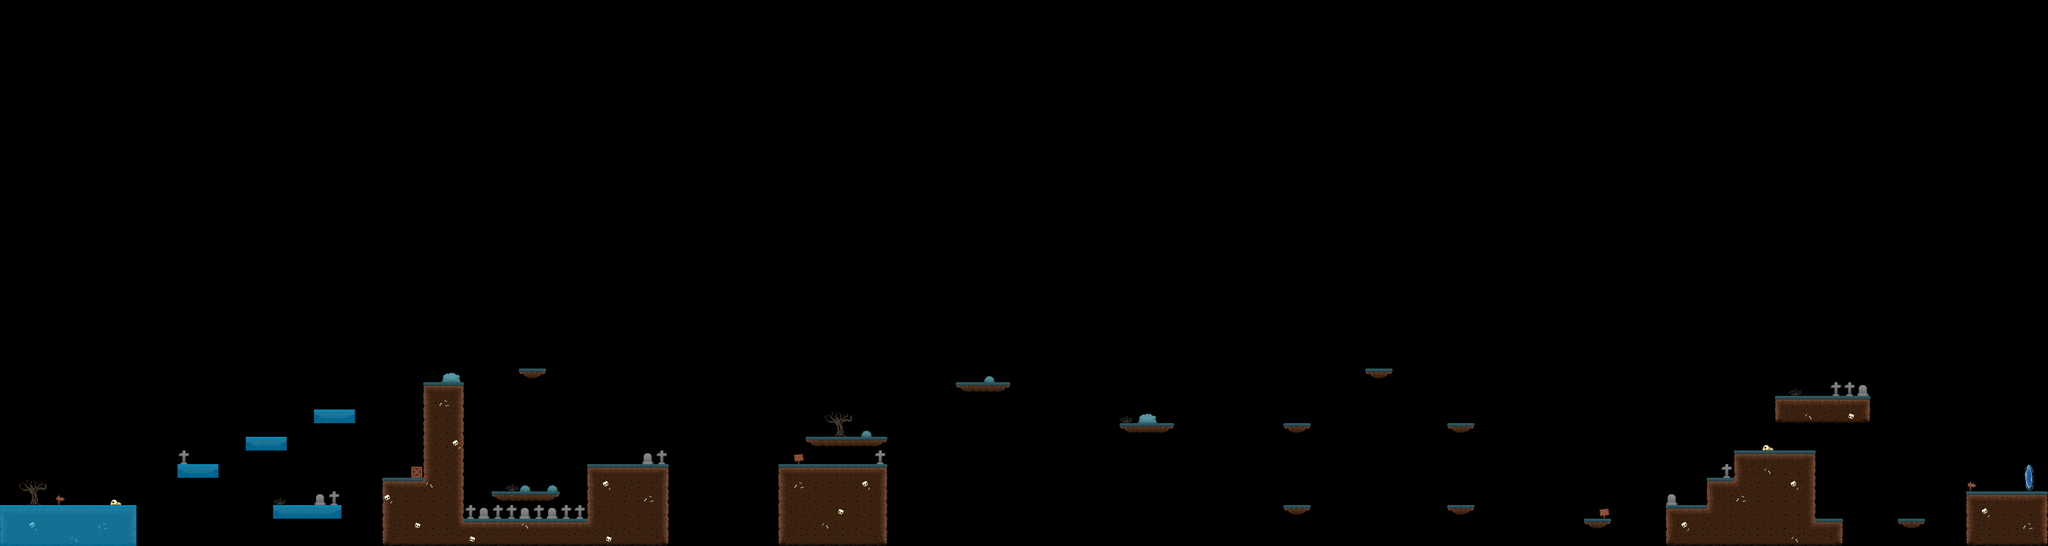

This is a level from a 2D game, rendered from its Tiled map with the project's own tilesets. A one-line summary and the map file follow, with tile-layer data summarised:
An orthogonal 150x40 tile map with 32x32 px tiles, 3 tile layers (Platforms, Details, Pathfinding), 2 tilesets and 47 objects (31x Collider, 15x Death, Level).

<map version="1.2" tiledversion="1.2.5" orientation="orthogonal" renderorder="right-down" width="150" height="40" tilewidth="32" tileheight="32" infinite="0" nextlayerid="5" nextobjectid="59">
 <tileset firstgid="1" name="Tile" tilewidth="32" tileheight="32" tilecount="78" columns="13">
  <image source="Tile.png" width="416" height="192" />
 </tileset>
 <tileset firstgid="79" name="path" tilewidth="32" tileheight="32" tilecount="1" columns="1">
  <image source="path.png" width="32" height="32" />
 </tileset>
 <layer id="1" name="Platforms" width="150" height="40">
  <data>[6000 cells, 355 non-empty, 17 distinct tile ids]</data>
 </layer>
 <layer id="3" name="Details" width="150" height="40">
  <data>[6000 cells, 86 non-empty, 21 distinct tile ids]</data>
 </layer>
 <layer id="4" name="Pathfinding" width="150" height="40">
  <properties>
   <property name="Navigation" type="int" value="1" />
  </properties>
  <data>[6000 cells, 44 non-empty, 1 distinct tile ids]</data>
 </layer>
 <objectgroup id="2" name="Colliders">
  <object id="1" type="Collider" x="-0.331666" y="1185.67" width="318" height="94" />
  <object id="2" type="Collider" x="415.669" y="1089.67" width="96" height="11.3333" />
  <object id="3" type="Collider" x="575.002" y="1025.67" width="96" height="12.6667" />
  <object id="4" type="Collider" x="735.669" y="961.667" width="95.3333" height="12.6667" />
  <object id="5" type="Collider" x="639.669" y="1184.33" width="158.667" height="14" />
  <object id="6" type="Collider" x="895.002" y="1121" width="97.3333" height="159.333" />
  <object id="7" type="Collider" x="991.002" y="897.667" width="94.6667" height="382.667" />
  <object id="8" type="Collider" x="1215.67" y="865" width="63.3333" height="13.3333" />
  <object id="9" type="Collider" x="1151.67" y="1153" width="159.333" height="11.3333" />
  <object id="10" type="Collider" x="1086.33" y="1217.67" width="288.667" height="62.6667" />
  <object id="11" type="Collider" x="1375.67" y="1090.33" width="191.333" height="190" />
  <object id="12" type="Collider" x="1823.67" y="1089" width="254.667" height="191.333" />
  <object id="13" type="Collider" x="1887.67" y="1025" width="190.667" height="13.3333" />
  <object id="14" type="Collider" x="2239" y="897.667" width="127.333" height="12.6667" />
  <object id="15" type="Collider" x="2623.67" y="993" width="126.667" height="12.6667" />
  <object id="16" type="Collider" x="3007" y="993" width="64" height="11.3333" />
  <object id="17" type="Collider" x="3007.67" y="1185" width="63.3333" height="14" />
  <object id="18" type="Collider" x="3199" y="865.667" width="64" height="12" />
  <object id="19" type="Collider" x="3391.67" y="993" width="62.6667" height="13.3333" />
  <object id="20" type="Collider" x="3391.67" y="1185.67" width="62.6667" height="13.3333" />
  <object id="21" type="Collider" x="3711.67" y="1217.67" width="63.3333" height="12" />
  <object id="22" type="Collider" x="3903" y="1185.67" width="95.3333" height="95.3333" />
  <object id="23" type="Collider" x="3999.67" y="1121" width="64" height="159.333" />
  <object id="24" type="Collider" x="4063.67" y="1057.67" width="190.667" height="222.667" />
  <object id="25" type="Collider" x="4256.33" y="1217" width="62.6667" height="63.3333" />
  <object id="26" type="Collider" x="4159.67" y="929.667" width="222.667" height="61.3333" />
  <object id="27" type="Collider" x="4446.33" y="1217" width="64" height="13.3333" />
  <object id="28" type="Collider" x="4608.33" y="1153" width="190" height="126.667" />
  <object id="29" type="Death" x="313.002" y="1266" width="590" height="21" />
  <object id="30" type="Death" x="1080" y="1184.67" width="303" height="36.3333" />
  <object id="31" type="Death" x="1563" y="1265" width="265" height="20" />
  <object id="32" type="Death" x="2073" y="1264" width="1838" height="22" />
  <object id="33" type="Death" x="4315" y="1267" width="301" height="20" />
  <object id="34" type="Collider" x="4790.91" y="-15.1515" width="21.2121" height="1303.03" />
  <object id="35" type="Level" x="4737.33" y="1089.33" width="52" height="60" />
  <object id="36" type="Collider" x="-14.6667" y="-9.33333" width="22.6667" height="1300" />
  <object id="37" type="Death" x="419.333" y="1056" width="21.3333" height="32.6667" />
  <object id="40" type="Death" x="769.333" y="1152.67" width="22" height="30" />
  <object id="43" type="Collider" x="964" y="1094" width="26.6667" height="27.3333" />
  <object id="45" type="Death" x="1538" y="1056.67" width="22" height="33.3333" />
  <object id="46" type="Death" x="1506.67" y="1062" width="24.6667" height="25.3333" />
  <object id="47" type="Death" x="2050.67" y="1056.67" width="21.3333" height="31.3333" />
  <object id="52" type="Death" x="3907.33" y="1156.67" width="24" height="27.3333" />
  <object id="53" type="Death" x="4036.67" y="1089.33" width="20" height="30" />
  <object id="55" type="Death" x="4292.67" y="896.667" width="52" height="32" />
  <object id="56" type="Death" x="4352" y="903.333" width="25.3333" height="24.6667" />
  <object id="58" type="Death" x="740" y="1157" width="22" height="25" />
 </objectgroup>
</map>
